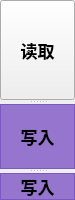
             <widget class="QSplitter" name="splitter_27">
              <property name="minimumSize">
               <size>
                <width>75</width>
                <height>0</height>
               </size>
              </property>
              <property name="orientation">
               <enum>Qt::Vertical</enum>
              </property>
              <widget class="QPushButton" name="pushButton_33">
               <property name="sizePolicy">
                <sizepolicy hsizetype="Maximum" vsizetype="Preferred">
                 <horstretch>0</horstretch>
                 <verstretch>0</verstretch>
                </sizepolicy>
               </property>
               <property name="minimumSize">
                <size>
                 <width>75</width>
                 <height>100</height>
                </size>
               </property>
               <property name="maximumSize">
                <size>
                 <width>75</width>
                 <height>100</height>
                </size>
               </property>
               <property name="font">
                <font>
                 <pointsize>13</pointsize>
                 <weight>75</weight>
                 <bold>true</bold>
                </font>
               </property>
               <property name="styleSheet">
                <string notr="true"/>
               </property>
               <property name="text">
                <string>读取</string>
               </property>
              </widget>
              <widget class="QPushButton" name="pushButton_34">
               <property name="sizePolicy">
                <sizepolicy hsizetype="Maximum" vsizetype="Preferred">
                 <horstretch>0</horstretch>
                 <verstretch>0</verstretch>
                </sizepolicy>
               </property>
               <property name="minimumSize">
                <size>
                 <width>75</width>
                 <height>65</height>
                </size>
               </property>
               <property name="maximumSize">
                <size>
                 <width>75</width>
                 <height>65</height>
                </size>
               </property>
               <property name="font">
                <font>
                 <pointsize>13</pointsize>
                 <weight>75</weight>
                 <bold>true</bold>
                </font>
               </property>
               <property name="styleSheet">
                <string notr="true">QPushButton {
    background-color: #9575CD;  /* 柔和的薰衣草紫 */
    border: 1px solid #7E57C2;
    color: #000000;
}
QPushButton:hover { background-color: #7E57C2; }
QPushButton:pressed { background-color: #673AB7; }</string>
               </property>
               <property name="text">
                <string>写入</string>
               </property>
              </widget>
              <widget class="QPushButton" name="pushButton_58">
               <property name="sizePolicy">
                <sizepolicy hsizetype="Fixed" vsizetype="Fixed">
                 <horstretch>0</horstretch>
                 <verstretch>0</verstretch>
                </sizepolicy>
               </property>
               <property name="minimumSize">
                <size>
                 <width>75</width>
                 <height>0</height>
                </size>
               </property>
               <property name="maximumSize">
                <size>
                 <width>16777215</width>
                 <height>16777215</height>
                </size>
               </property>
               <property name="font">
                <font>
                 <pointsize>13</pointsize>
                 <weight>75</weight>
                 <bold>true</bold>
                </font>
               </property>
               <property name="styleSheet">
                <string notr="true">QPushButton {
    background-color: #9575CD;  /* 柔和的薰衣草紫 */
    border: 1px solid #7E57C2;
    color: #000000;
}
QPushButton:hover { background-color: #7E57C2; }
QPushButton:pressed { background-color: #673AB7; }</string>
               </property>
               <property name="text">
                <string>写入</string>
               </property>
              </widget>
             </widget>
